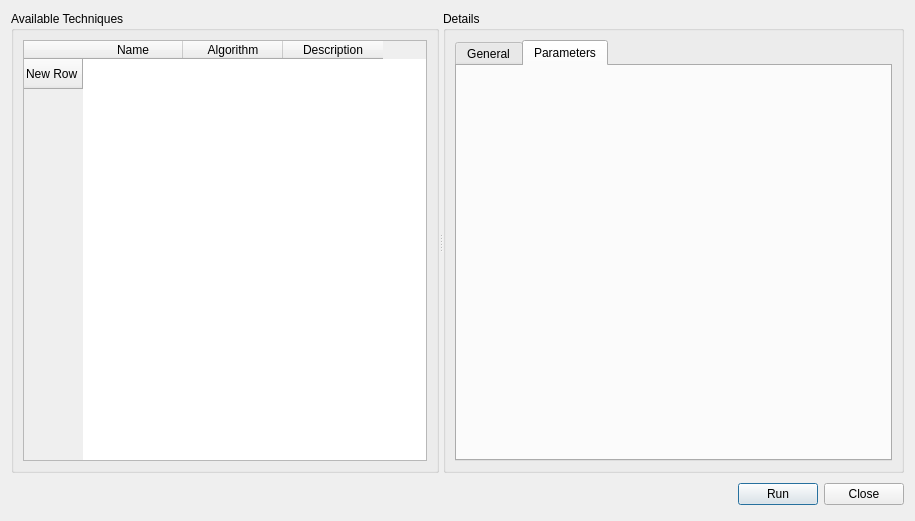
<ui version="4.0" >
 <class>OmgPreAnalysisAlgorithmManager</class>
 <widget class="QDialog" name="OmgPreAnalysisAlgorithmManager" >
  <property name="geometry" >
   <rect>
    <x>0</x>
    <y>0</y>
    <width>915</width>
    <height>521</height>
   </rect>
  </property>
  <property name="windowTitle" >
   <string>Pre-Analysis on layersets</string>
  </property>
  <layout class="QGridLayout" >
   <item row="0" column="0" colspan="3" >
    <widget class="QSplitter" name="splitter" >
     <property name="orientation" >
      <enum>Qt::Horizontal</enum>
     </property>
     <widget class="QGroupBox" name="groupBox" >
      <property name="title" >
       <string>Available Techniques</string>
      </property>
      <layout class="QGridLayout" >
       <item row="0" column="0" colspan="3" >
        <widget class="QTableWidget" name="tblAlgorithms" >
         <property name="alternatingRowColors" >
          <bool>true</bool>
         </property>
         <property name="showGrid" >
          <bool>false</bool>
         </property>
         <property name="gridStyle" >
          <enum>Qt::NoPen</enum>
         </property>
         <row>
          <property name="text" >
           <string>New Row</string>
          </property>
         </row>
         <column>
          <property name="text" >
           <string>Name</string>
          </property>
         </column>
         <column>
          <property name="text" >
           <string>Algorithm</string>
          </property>
         </column>
         <column>
          <property name="text" >
           <string>Description</string>
          </property>
         </column>
        </widget>
       </item>
      </layout>
     </widget>
     <widget class="QGroupBox" name="grpDetails" >
      <property name="title" >
       <string>Details</string>
      </property>
      <layout class="QGridLayout" >
       <item row="0" column="0" >
        <widget class="QTabWidget" name="tabMetadata" >
         <property name="tabPosition" >
          <enum>QTabWidget::North</enum>
         </property>
         <property name="currentIndex" >
          <number>1</number>
         </property>
         <widget class="QWidget" name="tab" >
          <attribute name="title" >
           <string>General</string>
          </attribute>
          <layout class="QGridLayout" >
           <item row="3" column="0" >
            <widget class="QLabel" name="label_3" >
             <property name="text" >
              <string>Description</string>
             </property>
             <property name="buddy" >
              <cstring>teOverview</cstring>
             </property>
            </widget>
           </item>
           <item row="1" column="0" >
            <widget class="QLineEdit" name="lePreAnalysisName" >
             <property name="text" >
              <string/>
             </property>
            </widget>
           </item>
           <item row="0" column="0" >
            <widget class="QLabel" name="label" >
             <property name="text" >
              <string>Label for the pre-analysis experiment</string>
             </property>
             <property name="buddy" >
              <cstring>lePreAnalysisName</cstring>
             </property>
            </widget>
           </item>
           <item row="4" column="0" >
            <widget class="QTextEdit" name="teOverview" >
             <property name="readOnly" >
              <bool>true</bool>
             </property>
            </widget>
           </item>
          </layout>
         </widget>
         <widget class="QWidget" name="tabParameters" >
          <attribute name="title" >
           <string>Parameters</string>
          </attribute>
          <layout class="QGridLayout" >
           <property name="leftMargin" >
            <number>0</number>
           </property>
           <property name="topMargin" >
            <number>0</number>
           </property>
           <property name="rightMargin" >
            <number>0</number>
           </property>
           <property name="bottomMargin" >
            <number>0</number>
           </property>
           <item row="0" column="0" colspan="3" >
            <widget class="QFrame" name="frameParameters" >
             <property name="sizePolicy" >
              <sizepolicy vsizetype="Ignored" hsizetype="Ignored" >
               <horstretch>0</horstretch>
               <verstretch>0</verstretch>
              </sizepolicy>
             </property>
             <property name="frameShape" >
              <enum>QFrame::Panel</enum>
             </property>
             <property name="frameShadow" >
              <enum>QFrame::Raised</enum>
             </property>
             <property name="lineWidth" >
              <number>0</number>
             </property>
             <layout class="QGridLayout" name="parametersLayout"/>
            </widget>
           </item>
          </layout>
         </widget>
        </widget>
       </item>
      </layout>
     </widget>
    </widget>
   </item>
   <item row="1" column="0" >
    <spacer>
     <property name="orientation" >
      <enum>Qt::Horizontal</enum>
     </property>
     <property name="sizeHint" >
      <size>
       <width>681</width>
       <height>31</height>
      </size>
     </property>
    </spacer>
   </item>
   <item row="1" column="1" >
    <widget class="QPushButton" name="pbnRun" >
     <property name="text" >
      <string>Run</string>
     </property>
    </widget>
   </item>
   <item row="1" column="2" >
    <widget class="QPushButton" name="pbnClose" >
     <property name="text" >
      <string>Close</string>
     </property>
    </widget>
   </item>
  </layout>
 </widget>
 <tabstops>
  <tabstop>tblAlgorithms</tabstop>
  <tabstop>tabMetadata</tabstop>
  <tabstop>lePreAnalysisName</tabstop>
  <tabstop>teOverview</tabstop>
  <tabstop>pbnRun</tabstop>
 </tabstops>
 <resources>
  <include location="../resources/resources.qrc" />
 </resources>
 <connections>
  <connection>
   <sender>pbnClose</sender>
   <signal>clicked()</signal>
   <receiver>OmgPreAnalysisAlgorithmManager</receiver>
   <slot>accept()</slot>
   <hints>
    <hint type="sourcelabel" >
     <x>701</x>
     <y>460</y>
    </hint>
    <hint type="destinationlabel" >
     <x>753</x>
     <y>499</y>
    </hint>
   </hints>
  </connection>
 </connections>
</ui>
